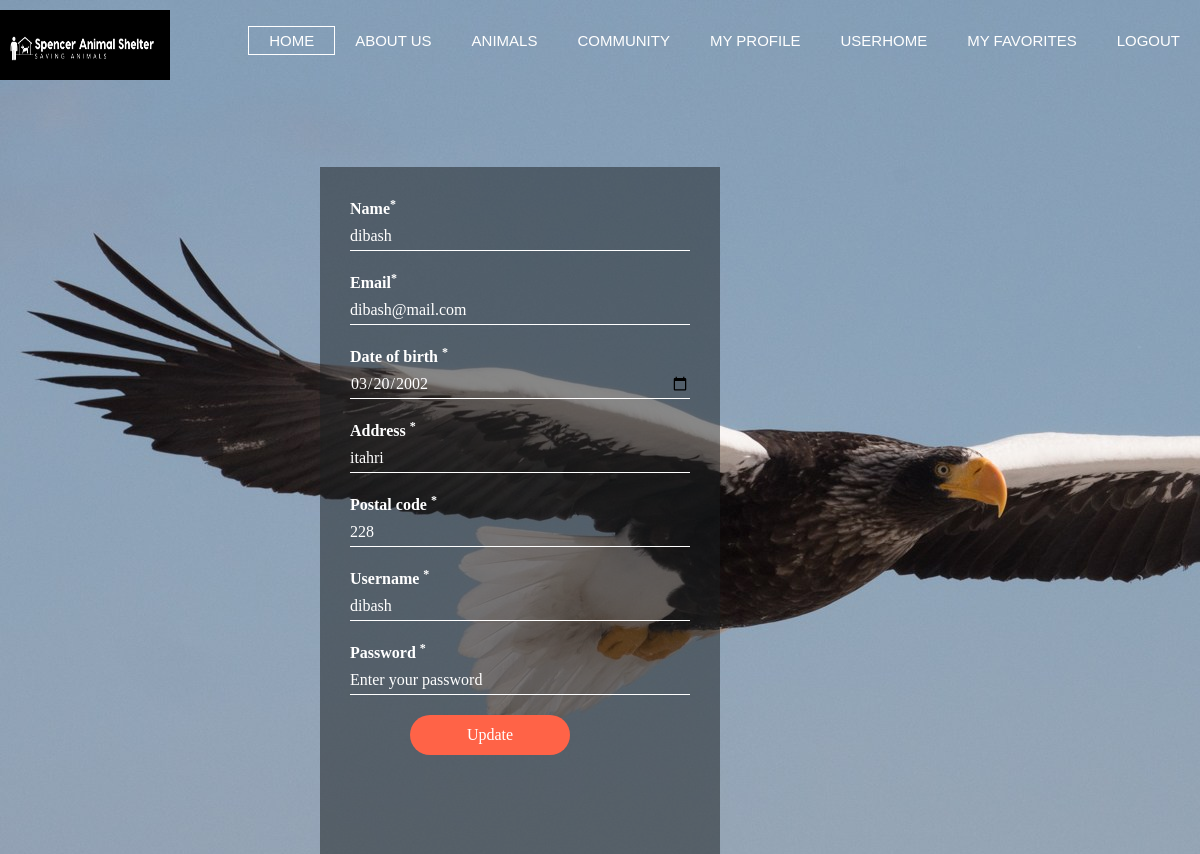
The app's page /myprofile.php (signed in) with its own data.
### tables this page shows
CREATE TABLE `user` (
  `id` int(11) NOT NULL,
  `name` varchar(140) NOT NULL,
  `email` varchar(140) NOT NULL,
  `dob` date NOT NULL,
  `address` varchar(150) NOT NULL,
  `postalcode` int(11) NOT NULL,
  `username` varchar(140) NOT NULL,
  `password` varchar(150) NOT NULL,
  `type` varchar(100) NOT NULL,
  `registereddate` varchar(140) NOT NULL,
  `lastlogin` varchar(140) NOT NULL,
  `pet` varchar(200) NOT NULL
);

### myprofile.php (the view, shortened to what this page needs)
<?php
include 'connection.php';
include 'header.php';
?>
<html>
<head>
	<link rel="stylesheet" href="stylesheet.css">
</head>
<body class="userbody">
	<?php
	if(isset($_SESSION['id'])){
		$uid = $_SESSION['id'];
	$qry_row = "SELECT * FROM user WHERE id='$uid'";
	$result_row = $conn->query($qry_row);
	$data_row = $result_row->fetch_assoc();
}
?>
<div class="registerform">
	<form method="POST" action="">
		<label for="name">Name<sup>*</sup></label><br>
		<input type="text" required="required" placeholder="Enter your name" name="name" value="<?php if(isset($uid)){
			echo $data_row['name'];}?>"><br>
			<label for="Email">Email<sup>*</sup></label><br>
			<input type="Email" required="required" placeholder="Enter your E-mail" name="email" value="<?php if(isset($uid)){
				echo $data_row['email'];}?>"><br>
				<label for="Dob">Date of birth <sup>*</sup></label><br>
				<input type="date" required="required" placeholder="Enter your date of birth" name="dob"
				value="<?php if(isset($uid)){
					echo $data_row['dob'];}?>"><br>
					<label for="Address">Address <sup>*</sup></label><br>
					<input type="text" placeholder="Enter you Postal Address" required="required" name="address" value="<?php if(isset($uid)){
						echo $data_row['address'];}?>"><br>
						<label for="Postal code">Postal code <sup>*</sup></label><br>
						<input type="text" placeholder="Enter your postal code" required="required" name="postalcode" value="<?php if(isset($uid)){
							echo $data_row['postalcode'];}?>"><br>
							<label for="username">Username <sup>*</sup></label></br>
							<input type="text" name="username" required="required" placeholder="Enter your username" value="<?php if(isset($uid)){
								echo $data_row['username'];}?>">	</br>
								<label for="Password">Password <sup>*</sup></label><br>
								<input type="password" name="password" placeholder="Enter your password"><br>
								<input type="submit" name="uupdate" value="Update">
								</form>
							</div>
					</body>
					</html>

### stylesheet.css (style rules this page uses)
* { margin:0; padding:0; }
body { font-family: monospace; }
::placeholder { color:#ffffff; }
.registerform { position:absolute; width:400px; height:690px; box-sizing:border-box; top:60%; left:55%; transform: translate(-85%,-50%); padding:30px; font-family: Tahoma; background:#1b1e2182; }
.registerform label { margin:0; padding: 0; color:#ffffff; font-weight: bold; }
.registerform input { margin-bottom:20px; }
.registerform input[type="text"], .registerform input[type="password"], .registerform input[type="Email"], .registerform input[type="date"] { border:none; border-bottom: 1px solid #ffffff; background: transparent; height:30px; outline:none; color:#ffffff; width:100%; }
.registerform::placeholder { color:#ffffff; }
.registerform input[type="submit"] { height:40px; width:160px; cursor: pointer; color:#ffffff; background-color:tomato; border:none; border-radius:20px; margin-left: 60px; font-size:16px; }
.userbody { background-image: url('image/userhome.jpg'); }

### records on screen
user: name "dibash", email "dibash@mail.com", dob "03/20/2002", address "itahri", postalcode "228", username "dibash"
